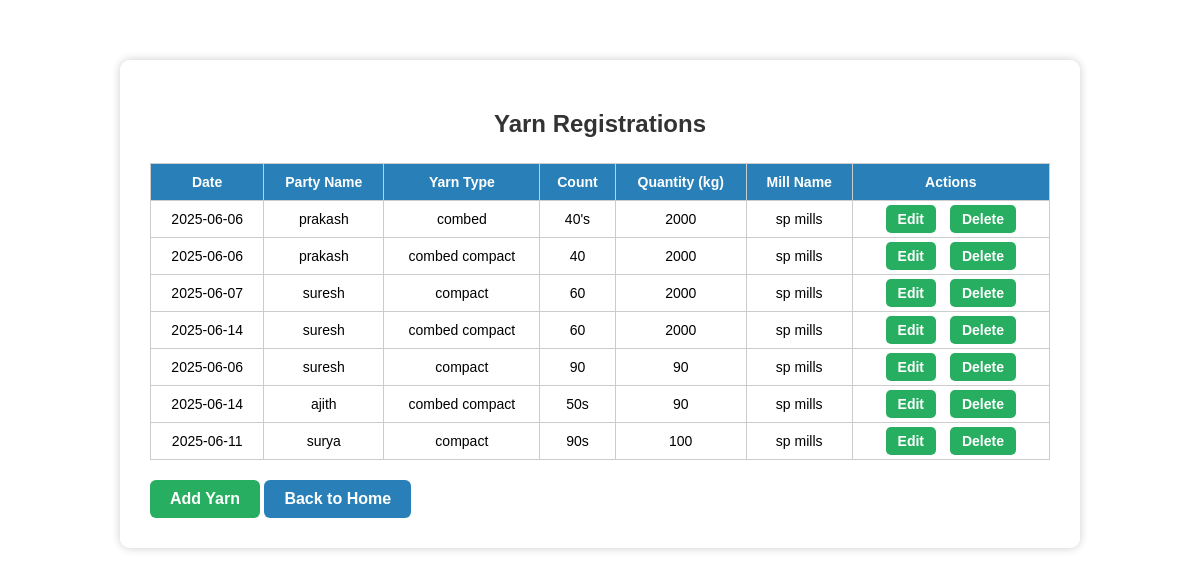
Screenshot of /view_yarn with the database file from the repository.
### tables this page shows
CREATE TABLE yarns (
            id INTEGER PRIMARY KEY AUTOINCREMENT,
            date TEXT,
            party_name TEXT,
            yarn_type TEXT,
            count TEXT,
            quantity INTEGER,
            mill_name TEXT
        );

### app.py (the view)
@app.route('/view_yarn')
def view_yarn():
    conn = sqlite3.connect('textile.db')
    conn.row_factory = sqlite3.Row
    cur = conn.cursor()
    cur.execute("SELECT * FROM yarns")
    yarns = cur.fetchall()
    conn.close()
    return render_template('view_yarn.html', yarns=yarns)

### templates/view_yarn.html (shortened to what this page needs)
<!DOCTYPE html>
<html lang="en">
<head>
</head>
<body>
    <div class="container">
        <h2>Yarn Registrations</h2>
        <table>
            <thead>
                <tr>
                    <th>Date</th>
                    <th>Party Name</th>
                    <th>Yarn Type</th>
                    <th>Count</th>
                    <th>Quantity (kg)</th>
                    <th>Mill Name</th>
                    <th>Actions</th>
                </tr>
            </thead>
            <tbody>
                {% for yarn in yarns %}
                <tr>
                    <td>{{ yarn.date }}</td>
                    <td>{{ yarn.party_name }}</td>
                    <td>{{ yarn.yarn_type }}</td>
                    <td>{{ yarn.count }}</td>
                    <td>{{ yarn.quantity }}</td>
                    <td>{{ yarn.mill_name }}</td>
                    <td class="action-buttons">
                        <a href="{{ url_for('edit_yarn', id=yarn.id) }}" class="button">Edit</a>
                        <a href="{{ url_for('delete_yarn', id=yarn.id) }}" class="button" onclick="return confirm('Are you sure you want to delete this yarn?');">Delete</a>
                    </td>
                </tr>
                {% else %}
                <tr>
                    <td colspan="7">No yarn registrations found.</td>
                </tr>
                {% endfor %}
            </tbody>
        </table>
        <a href="{{ url_for('add_yarn') }}" class="nav-btn add-btn">Add Yarn</a>
        <a href="{{ url_for('dashboard') }}" class="nav-btn">Back to Home</a>
    </div>
</body>
</html>

### templates/view_yarn.html (style rules this page uses)
body { font-family: Arial, sans-serif; background-image: url('/static/background.jpg'); background-size: cover; background-position: center; margin: 0; padding: 0; }
.container { background-color: rgba(255, 255, 255, 0.95); max-width: 900px; margin: 60px auto; padding: 30px; border-radius: 10px; box-shadow: 0 0 10px rgba(0, 0, 0, 0.2); overflow-x: auto; }
h2 { text-align: center; margin-bottom: 25px; color: #333; }
table { width: 100%; border-collapse: collapse; margin-top: 10px; }
th, td { border: 1px solid #ccc; padding: 10px; text-align: center; font-size: 14px; }
th { background-color: #2980b9; color: white; }
a.button { background-color: #27ae60; color: white; padding: 6px 12px; text-decoration: none; border-radius: 5px; font-weight: bold; }
.action-buttons a { margin: 0 5px; }
.nav-btn { margin-top: 20px; display: inline-block; background-color: #2980b9; padding: 10px 20px; color: white; border-radius: 6px; text-decoration: none; font-weight: bold; }
.add-btn { background-color: #27ae60; }

### rows the page displays
yarns: date "2025-06-06", party_name "prakash", yarn_type "combed", count "40's", quantity "2000", mill_name "sp mills"
yarns: date "2025-06-06", party_name "prakash", yarn_type "combed compact", count "40", quantity "2000", mill_name "sp mills"
yarns: date "2025-06-07", party_name "suresh", yarn_type "compact", count "60", quantity "2000", mill_name "sp mills"
yarns: date "2025-06-14", party_name "suresh", yarn_type "combed compact", count "60", quantity "2000", mill_name "sp mills"
yarns: date "2025-06-06", party_name "suresh", yarn_type "compact", count "90", quantity "90", mill_name "sp mills"
yarns: date "2025-06-14", party_name "ajith", yarn_type "combed compact", count "50s", quantity "90", mill_name "sp mills"
yarns: date "2025-06-11", party_name "surya", yarn_type "compact", count "90s", quantity "100", mill_name "sp mills"
